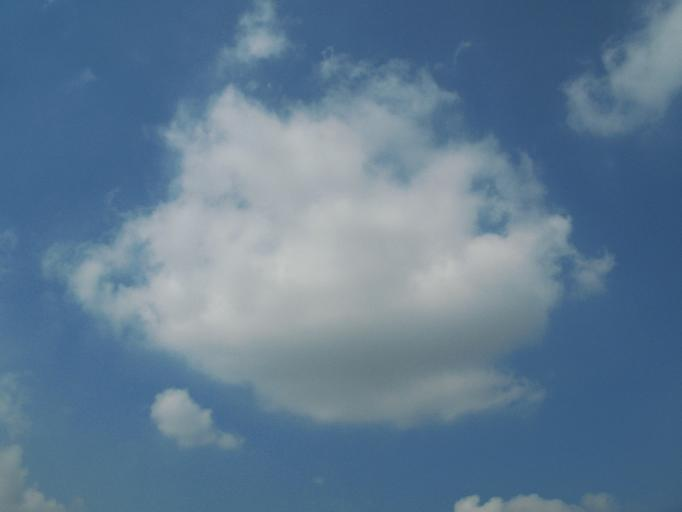
#> input picture images/test/original/B10.jpg, 682 x 512 px, given as the content of the folder images/hyta-images/, which was not available
$ python main.py
#> lines starting #> are read from the running program, lines starting #| are printed output that depends on the picture; after the words box and inside, x2 and y2 are one past the last pixel; in counts of white or black regions, pixels touching at a corner belong together; pictures that were not available may be replaced by others from this repository, and a replacement may not be noted
import cv2
import numpy as np
import os
import random as rd
import math
import sys
import matplotlib.pyplot as plt


# [6 lines left out: function InitializeMeans, not called in this run]


def EuclideanDistance(x, y):
    S = math.pow(x-y, 2)
    return math.sqrt(S)


# [195 lines left out: functions UpdateMean, CalculateMeans, Classify, FindClusters, modeTrainTest, not called in this run]


# [4 lines of commented-out code are left out]

files = []
meansl = []
path = 'images/hyta-images/'
for r, d, f in os.walk(path):
    for file in f:
        if('.png' in file or '.jpg' in file):
            files.append(os.path.join(r, file))
for input_file in files:
    f = cv2.imread(input_file)
#> f is the input picture: shape (512, 682, 3); mean B, G, R 146.6, 122.6, 95.8
    a = f[:, :, 0]*0.2126+f[:, :, 1]*0.0722+f[:, :, 2]*0.7152
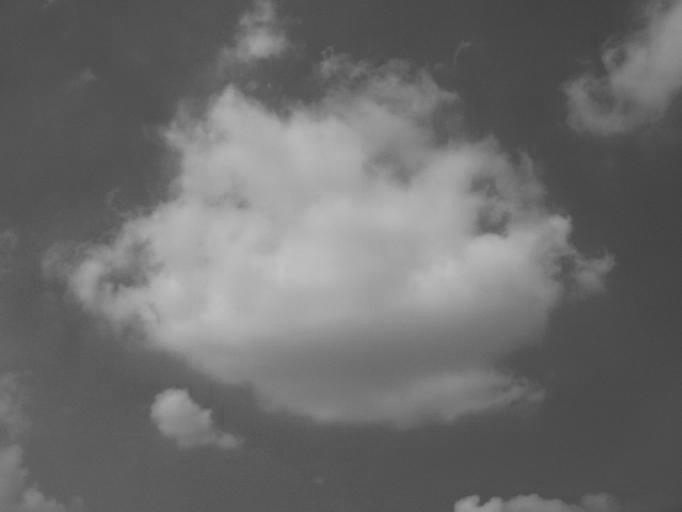
#> a: shape (512, 682) float64; min 65.77, max 195.9, mean 108.5
    f[:, :, 0] = a  # normal : 0.114*B+0.587*G+0.2989*R
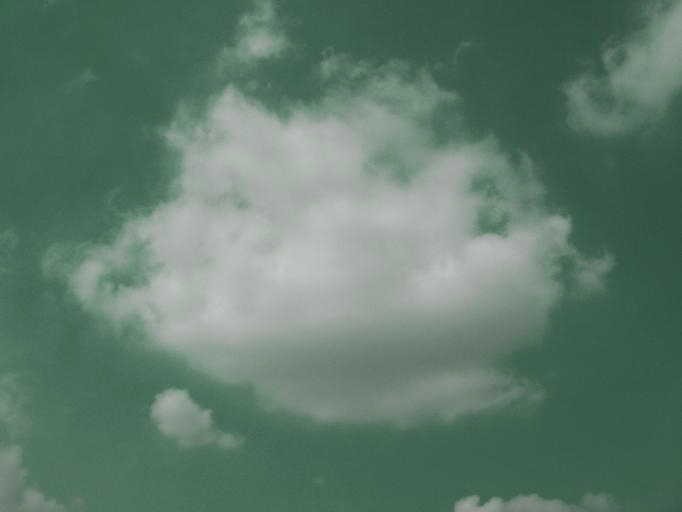
#> f: shape (512, 682, 3); mean B, G, R 108.1, 122.6, 95.8
    f[:, :, 1] = a
    f[:, :, 2] = a
    # increase different between sky and cloud
    f = (255/1)*(f/(255/1))**2
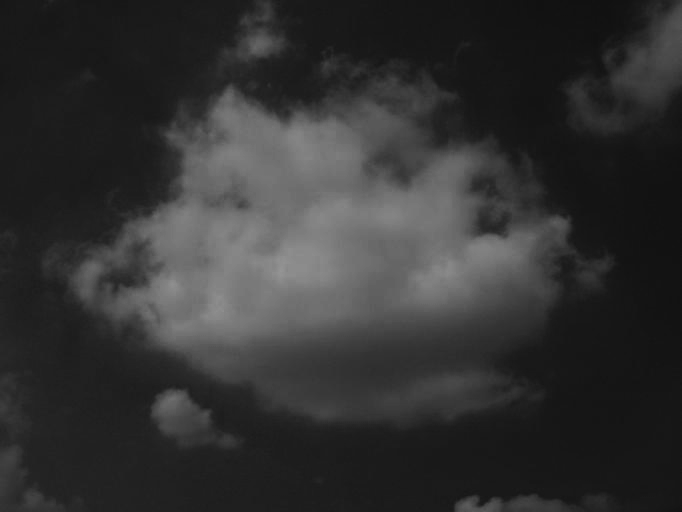
#> f: shape (512, 682, 3) float64; min 16.57, max 149.1, mean 50.5
    f = f.astype(np.uint8)
    mean_all_pixels = np.mean(f)  # find mean of all pixels
#> mean_all_pixels = 50.03
    _, n = cv2.threshold(f, mean_all_pixels, 255,
                                 cv2.THRESH_TOZERO)  # thresholding
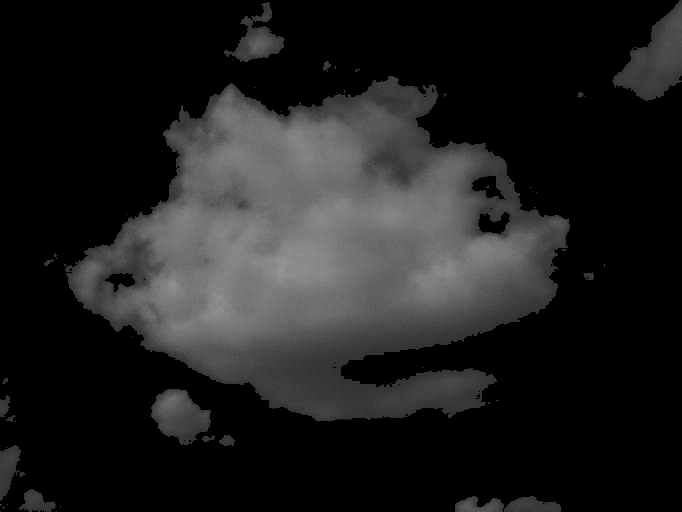
#> n: shape (512, 682, 3); min 0, max 149, mean 30.7
    check = (n[:, :, 0] != 0)
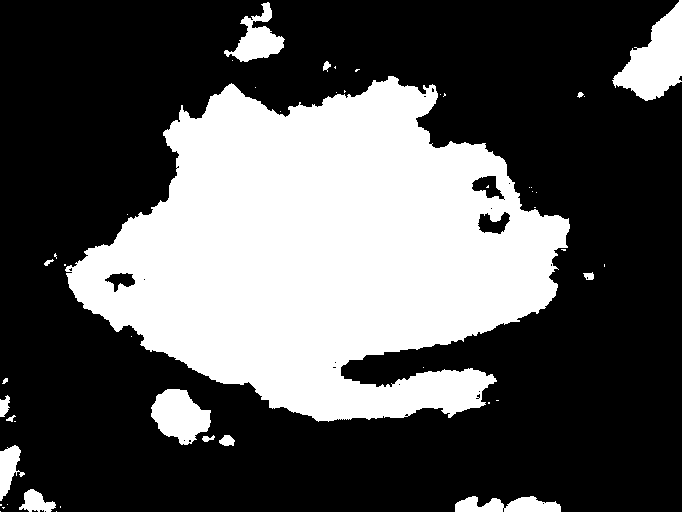
#> check: shape (512, 682) bool; 33.7% white; 48 white regions (32 under 20 px), largest, box (x1, y1, x2, y2) and area: (65, 76, 570, 422) 107270, (612, 0, 682, 101) 3689, (151, 389, 211, 445) 2212
    sum1 = np.sum(n[check])/3  # get only one channel
#> sum1 = 10727917
    z = (check == 1).sum()
#> z = 117787
    mean_cloud = round(sum1/z,3)  # find mean of cloud area
#> mean_cloud = 91.08
    # print(input_file)
    # print(mean_cloud)
    meansl.append(mean_cloud)
meansl.sort()
M = max(meansl)
#> M = 91.08
m = min(meansl)
#> m = 91.08
# [8 lines of commented-out code are left out]
print('Cluster Centroids = [[35.46], [78.533], [116.721], [156.918]]')
print('Input image cloud mean = 156.932')
print('Current weather condition is rainy.')

$ run again, on images/test/original/B2.jpg
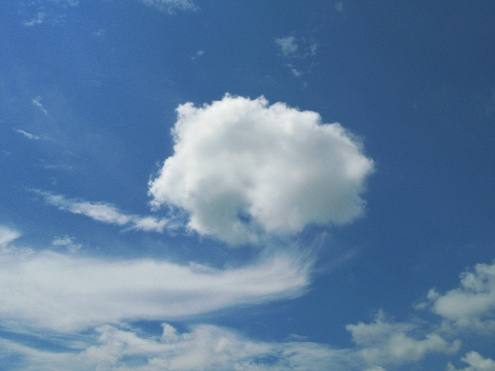
#> input picture images/test/original/B2.jpg, 495 x 371 px, given as the content of the folder images/hyta-images/, which was not available
#> f is the input picture: shape (371, 495, 3); mean B, G, R 160, 125.6, 93.3
#> `f = (255/1)*(f/(255/1))**2`:
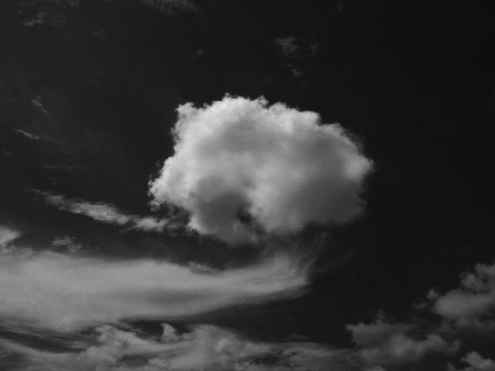
#> f: shape (371, 495, 3) float64; min 12.3, max 235.4, mean 54.3
#> mean_all_pixels = 53.89
#> `check = (n[:, :, 0] != 0)`:
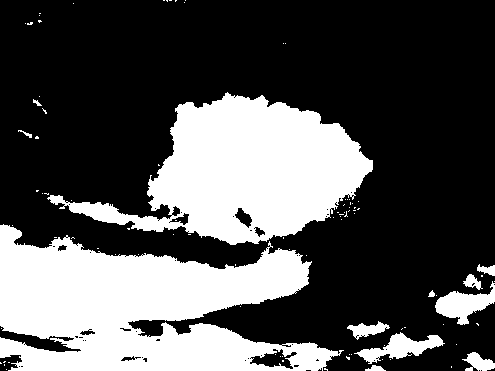
#> check: shape (371, 495) bool; 32.3% white; 95 white regions (83 under 20 px), largest, box (x1, y1, x2, y2) and area: (0, 224, 344, 371) 30852, (47, 92, 373, 245) 24733, (435, 281, 495, 325) 1220
#> sum1 = 6553048
#> z = 59380
#> mean_cloud = 110.4

$ run again, on images/test/original/B3.jpg
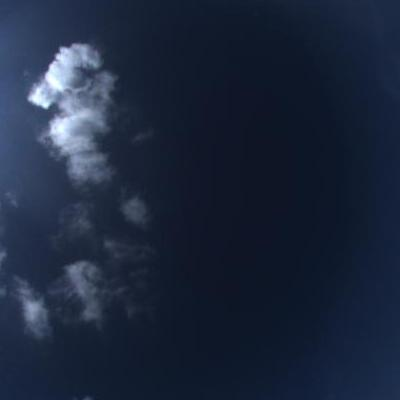
#> input picture images/test/original/B3.jpg, 400 x 400 px, given as the content of the folder images/hyta-images/, which was not available
#> f is the input picture: shape (400, 400, 3); mean B, G, R 60.1, 39.3, 28.6
#> `f = (255/1)*(f/(255/1))**2`:
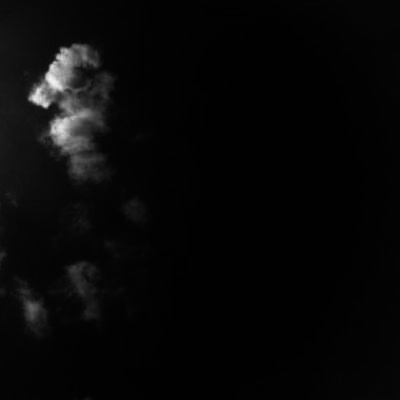
#> f: shape (400, 400, 3) float64; min 1.13, max 243.1, mean 8.1
#> mean_all_pixels = 7.59
#> `check = (n[:, :, 0] != 0)`:
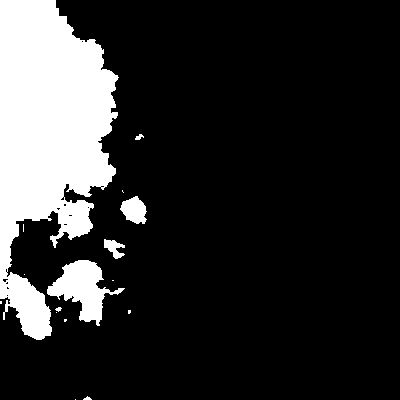
#> check: shape (400, 400) bool; 17.4% white; 16 white regions (9 under 20 px), largest, box (x1, y1, x2, y2) and area: (0, 0, 119, 340) 24729, (47, 260, 125, 326) 2209, (120, 196, 147, 224) 511
#> sum1 = 915966
#> z = 27788
#> mean_cloud = 32.96

$ run again, on images/test/original/B4.jpg
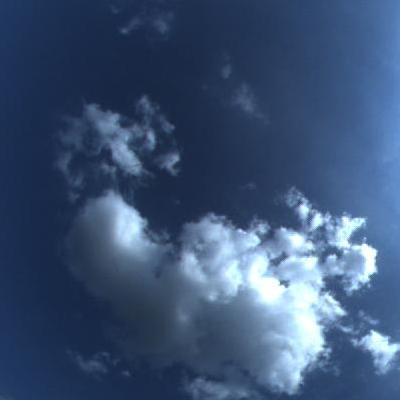
#> input picture images/test/original/B4.jpg, 400 x 400 px, given as the content of the folder images/hyta-images/, which was not available
#> f is the input picture: shape (400, 400, 3); mean B, G, R 116.3, 82.9, 60.7
#> `f = (255/1)*(f/(255/1))**2`:
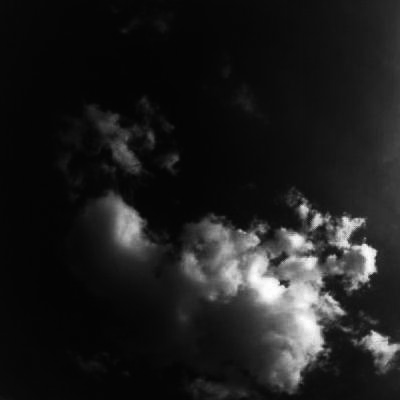
#> f: shape (400, 400, 3) float64; min 3.3, max 253, mean 30.1
#> mean_all_pixels = 29.57
#> `check = (n[:, :, 0] != 0)`:
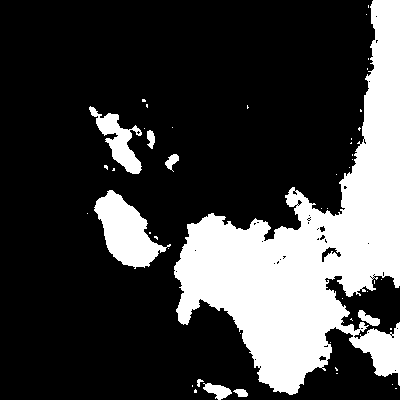
#> check: shape (400, 400) bool; 25% white; 48 white regions (39 under 20 px), largest, box (x1, y1, x2, y2) and area: (174, 0, 400, 395) 34764, (94, 190, 171, 269) 2969, (89, 106, 142, 174) 1346
#> sum1 = 3456294
#> z = 40009
#> mean_cloud = 86.39
